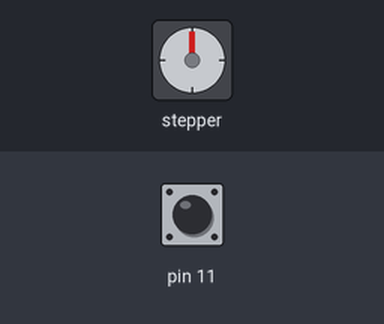
The sketch below on a simulated Arduino Uno, built with avr-gcc and run on an emulated ATmega328P. Parts: stepper motor. The inputs (shaded band) are chosen by the test bench; at power-on: pin 11 HIGH. Stepper angles assume 3200 steps per turn; what the sketch prints to the serial monitor is not drawn.

Above: at 1.8 s.
1.9 s: pin 11 pulled LOW for 0.6 s
At 2.15 s:
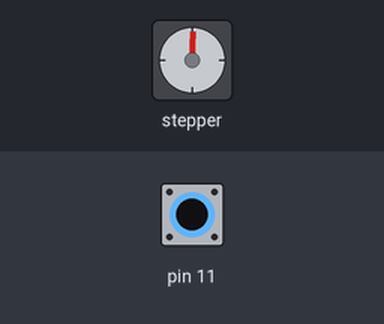
4.9 s: pin 11 pulled LOW for 1 s
At 5.17 s:
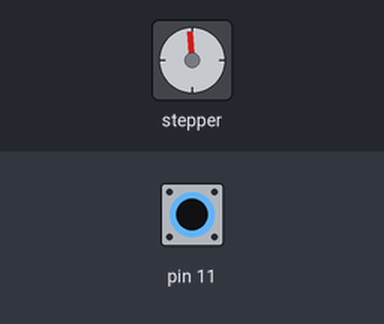
7.9 s: pin 11 pulled LOW for 3.2 s
At 10.32 s:
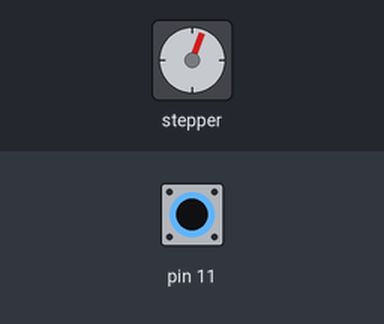
Timing chart, 0 to 13.6 s (numbered marks = the images above; inputs shaded):
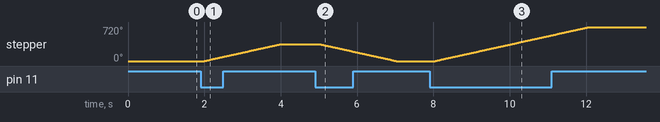

The sketch:

sketch_mar04a.ino
```cpp
// (licence header left out)
#include <Arduino.h>
#include "BasicStepperDriver.h"

// Motor steps per revolution. Most steppers are 200 steps or 1.8 degrees/step
#define MOTOR_STEPS 200
#define RPM 30

// Since microstepping is set externally, make sure this matches the selected mode
// If it doesn't, the motor will move at a different RPM than chosen
// 1=full step, 2=half step etc.
#define MICROSTEPS 16

// All the wires needed for full functionality
#define DIR 8
#define STEP 9
//Uncomment line to use enable/disable functionality
#define SLEEP 13

// 2-wire basic config, microstepping is hardwired on the driver
//BasicStepperDriver stepper(MOTOR_STEPS, DIR, STEP);

//Uncomment line to use enable/disable functionality
BasicStepperDriver stepper(MOTOR_STEPS, DIR, STEP, SLEEP);

void setup() {
  Serial.begin(9600);
  Serial.println("Starting");
  stepper.begin(RPM, MICROSTEPS);
  // if using enable/disable on ENABLE pin (active LOW) instead of SLEEP uncomment next line
  stepper.setEnableActiveState(LOW);
  Serial.print("Waiting");
  pinMode(11,INPUT_PULLUP);
  stepper.setMicrostep(16);
}

int sign = 1;
bool moved = false;
void loop() {
    while(!digitalRead(11)){
      if(!moved){
        stepper.enable();
        //Direction Posting
        if(sign>0)Serial.print("\nForward Rotations: ");
        else Serial.print("\nBackward Rotations: ");
      }
      stepper.rotate(sign*360);
      Serial.print("| ");
      moved=true;
    }
    if(moved){
      moved=false;
      stepper.disable();
      sign*=-1;
      Serial.print("\nWaiting");
    }
    Serial.print(".");
    delay(500);
}
```

Measured:
- after the input at 1.9 s, stepper: turns 360° clockwise in 2.0 s, starting after 0.10 s
- after the input at 4.9 s, stepper: turns 360° counter-clockwise in 2.0 s, starting after 0.12 s
- after the input at 7.9 s, stepper: turns 720° clockwise in 4.0 s, starting after 0.15 s
